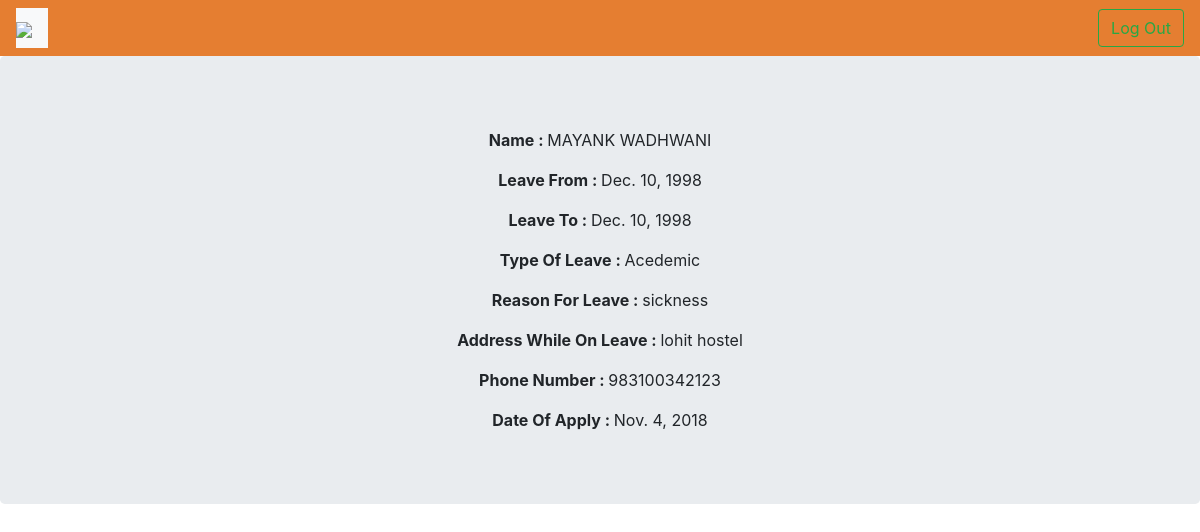
The page /leave/6 on the database its author committed.
### leave_portal/models.py (models this page shows, shortened)
class ApplyLeave(models.Model):
    student = models.ForeignKey(Student, on_delete=models.CASCADE, related_name='applyleaves')
    LeaveFrom = models.DateField()
    LeaveTo = models.DateField()
    TypeOfLeave = models.CharField(max_length=255, choices=TYPEOFLEAVE, blank=False, default="")
    ReasonForLeave = models.CharField(max_length=200)
    Doc1 = models.FileField(upload_to='documents', blank=True, null=True)
    Doc2 = models.FileField(upload_to='documents', blank=True, null=True)
    AddressWhileOnLeave = models.CharField(max_length=200)
    PhoneNumberWhileOnLeave = models.CharField(max_length=20)
    DateOfApply = models.DateField(default=datetime.now)
    flag = models.IntegerField(default=0)
    SentTo = MultiSelectField(choices=SENT_TO)
    ApprovedStatus = models.CharField(max_length=100,choices=STATUS,default="pending")

class Student(models.Model):
    user = models.OneToOneField(CustomUser, on_delete=models.CASCADE, related_name='students')
    name = models.CharField(max_length=200, blank=True, default="")
    profile_pic = models.ImageField(upload_to='student', blank=True, null=True)
    roll_no = models.CharField(max_length=128, blank=False, default=" ", unique=True)
    gender = models.CharField(max_length=30, choices=GENDER, blank=False)
    webmail = models.CharField(max_length=128, blank=False, unique=True)
    course = models.CharField(max_length=128, choices=COURSE, blank=True)
    acedemic_year = models.IntegerField(choices=ACADEMIC_YEAR, default=0)
    present_semester = models.IntegerField(choices=SEMESTER, null=True, blank=True)
    hostel_name = models.CharField(max_length=255, choices=HOSTEL_CHOICES, blank=True, default="")
    room_number = models.CharField(max_length=10, blank=True, default="")
    mob_number = models.CharField(max_length=15, blank=False, default=" ")
    emergency_mob_num = models.CharField(max_length=15, blank=True, default=" ")
    TA_instructor = models.ForeignKey(Faculty,max_length=200,on_delete=models.CASCADE , related_name='TA')
    Supervisor_1 = models.ForeignKey(Faculty, max_length=200,on_delete=models.CASCADE , related_name='Supervisor')
    Ordinary = models.IntegerField( blank=False, default=15)
    Ordinary1 = models.IntegerField( blank=False, default=15)
    Medical = models.IntegerField( blank=False, default=15)
    Acedemic = models.IntegerField( blank=False, default=30)
    Maternity = models.IntegerField( blank=False, default=135)
    Paternity = models.IntegerField( blank=False, default=15)
    class Meta:
        ordering =['roll_no']

### leave_portal/views.py (the view)
# urls.py: path('<int:pk>' , views.ApplyLeaveDetailView.as_view() , name="leave_info"),
class ApplyLeaveDetailView(generic.DetailView):
    model = models.ApplyLeave

### leave_portal/templates/leave_portal/applyleave_detail.html
{% extends "base_generic.html"%}
{% block content %}
  {% if applyleave%}
    <div class="jumbotron" style="line-height:40px; text-align:center;">
      <span style="font-weight:bold">Name : </span>{{applyleave.student.name}}
      <br>
      <span style="font-weight:bold">Leave From : </span>{{applyleave.LeaveFrom }}
      <br>
      <span style="font-weight:bold">Leave To : </span>{{applyleave.LeaveTo }}
      <br>
      <span style="font-weight:bold">Type Of Leave : </span>{{applyleave.TypeOfLeave}}
      <br>
      <span style="font-weight:bold">Reason For Leave : </span>{{applyleave.ReasonForLeave }}
      <br>
      <span style="font-weight:bold">Address While On Leave : </span>{{applyleave.AddressWhileOnLeave }}
      <br>
      <span style="font-weight:bold">Phone Number : </span>{{applyleave.PhoneNumberWhileOnLeave }}
      <br>
      <span style="font-weight:bold">Date Of Apply : </span>{{applyleave.DateOfApply }}
      <br>
    </div>
  {% else %}
  "error"
  {% endif %}
{% endblock %}

### leave_portal/static/leave_portal/css/styles.css (style rules this page uses)
body { font-family: 'Lato', 'sans-serif'; }

### rows shown on the page
ApplyLeave: student.name "MAYANK WADHWANI", LeaveFrom "Dec. 10, 1998", LeaveTo "Dec. 10, 1998", TypeOfLeave "Acedemic", ReasonForLeave "sickness", AddressWhileOnLeave "lohit hostel", PhoneNumberWhileOnLeave "983100342123", DateOfApply "Nov. 4, 2018"
